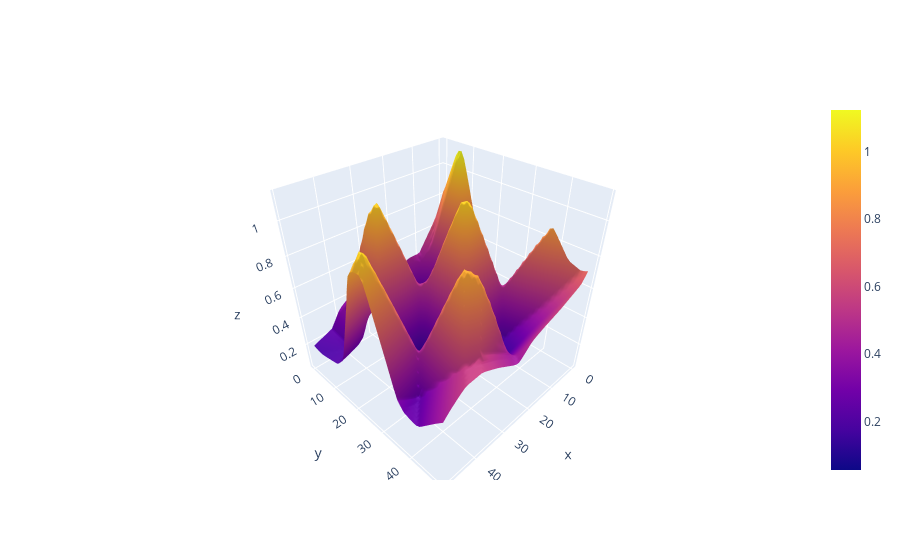

Notebook cell for this chart:
### Code cell
trainer = pl.Trainer(logger=NeptuneLogger(project_name="1919ars/NA-sandbox"),
                         max_epochs=10,
                         callbacks=[ALGCallback()])
trainer.fit(model=alg_lit_module, datamodule=alg_data_module)

# --- comparison to real function ---
model = ALGLightningModule()
model.load_state_dict(torch.load("example.ckpt"))
compare_graphs(model, y_func)

### Figure 1 — Plotly figure (JSON) as saved in the notebook; plotly's stock layout.template omitted (floating-point values rounded to 4 significant figures; data arrays with more than 128 entries replaced by an {"elided": "..."} marker saying what was removed)
{"data": [{"type": "surface", "z": {"elided": "50x50 float values"}}], "layout": {"autosize": true, "scene": {"aspectmode": "auto", "aspectratio": {"x": 1, "y": 1, "z": 1}}}}
